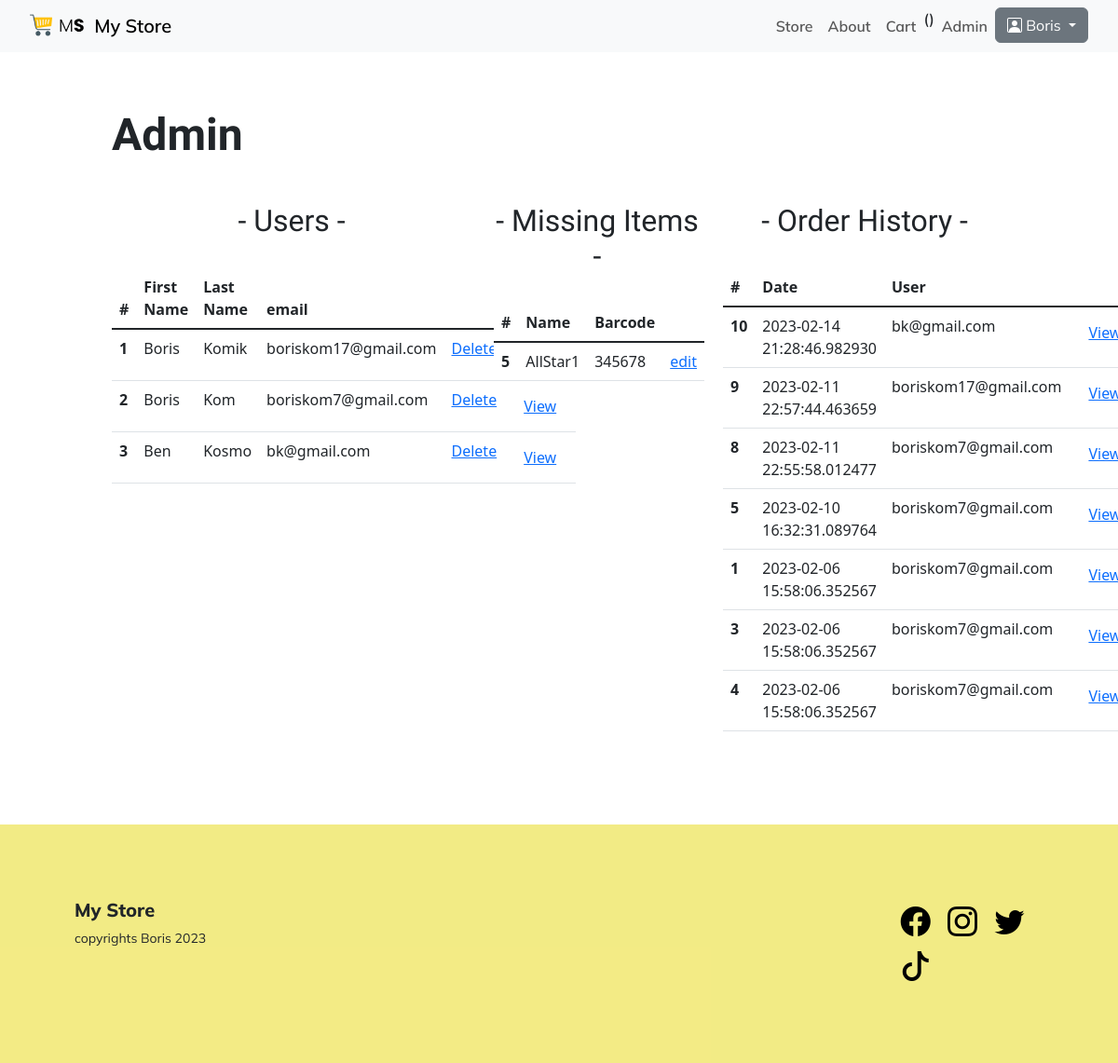
/admin (signed in), run on the app's committed database.
### main.py (models this page shows)
class User(UserMixin,db.Model):
    __tablename__ = "users"
    id = db.Column(db.Integer, primary_key=True)
    email = db.Column(db.String(100), unique=True)
    password = db.Column(db.String(100))
    first_name = db.Column(db.String(100))
    last_name = db.Column(db.String(100))
    cart_item = relationship("Cart", back_populates="customer")
    order_item = relationship("Order", back_populates="customer")
    phone = db.Column(db.String(15))
    b_day = db.Column(db.Date, nullable=False)

class Item(db.Model):
    __tablename__ = "items"
    id = db.Column(db.Integer, primary_key=True)
    name = db.Column(db.String(100), unique=True)
    barcode = db.Column(db.String(100), unique=True)
    quantity = db.Column(db.Integer)
    rating = db.Column(db.Integer)
    img_url = db.Column(db.String(250), nullable=False)
    description = db.Column(db.String(250), nullable=False)
    price = db.Column(db.Text, nullable=False)
    discount = db.Column(db.Integer)
    show = db.Column(db.Boolean)
    cart_item = relationship("Cart", back_populates="item")
    details = db.Column(db.Text, nullable=False)
    category = db.Column(db.String(250), nullable=False)

class Order(db.Model):
    __tablename__ = "orders"
    id = db.Column(db.Integer, primary_key=True)
    date = db.Column(db.DateTime, nullable=False)
    total = db.column(db.Float)
    customer_id = db.Column(db.Integer, db.ForeignKey("users.id"))
    customer = relationship("User", back_populates="order_item")
    order_item = relationship("Cart", back_populates="order")

### main.py (the view)
@app.route('/admin', methods=["GET", "POST"])
@admin_only
def admin():
    users = User.query.all()
    missing_items = Item.query.filter_by(quantity=0)
    all_items = Item.query.all()
    orders = Order.query.order_by(Order.date.desc()).all()
    carts = Cart.query.all()
    return render_template("admin.html", users=users, missing_items=missing_items, orders=orders, carts=carts, all_items=all_items)

### main.py (called while the page is built)
@login_manager.user_loader
def load_user(user_id):
    return User.query.get(int(user_id))

def admin_only(f):
    @wraps(f)
    def decorated_function(*args, **kwargs):
        if current_user.id != 2:
            return abort(403)
        return f(*args, **kwargs)
    return decorated_function

@app.template_filter()
def currencyFormat(value):
    convert = float(value.split("$")[1])
    return convert

### templates/admin.html (shortened to what this page needs)
{% include "header.html" %}
{% block content %}
<div class="page">
    <h1>Admin</h1>
    <br>
    <div class="row admin">
        <div class="col-lg-5 admin-panel">
            <h2 class="admin-panel-title">- Users -</h2>
            <br>
            <table class="table">
                <thead>
                  <tr>
                    <th scope="col">#</th>
                    <th scope="col">First Name</th>
                    <th scope="col">Last Name</th>
                    <th scope="col">email</th>
                    <th scope="col"></th>
                    <th scope="col"></th>
                  </tr>
                </thead>
                <tbody class="table-group-divider">
                {% for user in users %}
                  <tr>
                    <th scope="row">{{ user.id }}</th>
                    <td>{{ user.first_name }}</td>
                    <td>{{ user.last_name }}</td>
                    <td>{{ user.email }}</td>
                    <td><a href="{{ url_for('delete_user', user_id=user.id) }}">Delete</a></td>
                    <td><button type="button" class="btn btn-link" data-bs-toggle="modal" data-bs-target="#modal-user{{ user.id }}">View</button>
                            </div>
                        </div>
                    </td>
                  </tr>
                {% endfor %}
        <div class="col-lg-3 admin-panel">
            <h2 class="admin-panel-title">- Missing Items -</h2>
            <br>
            <table class="table">
                <thead>
                  <tr>
                    <th scope="col">#</th>
                    <th scope="col">Name</th>
                    <th scope="col">Barcode</th>
                    <th scope="col"></th>
                  </tr>
                </thead>
                <tbody class="table-group-divider">
                {% for item in missing_items %}
                  <tr>
                    <th scope="row">{{ item.id }}</th>
                    <td>{{ item.name }}</td>
                    <td>{{ item.barcode }}</td>
                    <td><a href="{{ url_for('edit_item', item_id=item.id) }}">edit</a></td>
                  </tr>
                {% endfor %}
                </tbody>
              </table>
        </div>
        <div class="col-lg-4 admin-panel">
            <h2 class="admin-panel-title">- Order History -</h2>
            <br>
            <table class="table">
                <thead>
                  <tr>
                    <th scope="col">#</th>
                    <th scope="col">Date</th>
                    <th scope="col">User</th>
                    <th scope="col"></th>
                  </tr>
                </thead>
                <tbody class="table-group-divider">
                {% for order in orders %}
                  <tr>
                    <th scope="row">{{ order.id }}</th>
                    <td>{{ order.date }}</td>
                    {% set user = users[order.customer_id-1] %}
                    <td>{{ user.email }}</td>
                    <td><button type="button" class="btn btn-link" data-bs-toggle="modal" data-bs-target="#modal-order-{{ order.id }}">View</button>
                                                    {% set total = [0] %}
                    </td>
                  </tr>
                {% endfor %}
                </tbody>
              </table>
        </div>
{% include "footer.html" %}
{% endblock %}

### templates/header.html (shortened to what this page needs)
<!doctype html>
<html lang="en">
  <head>
    <link href="https://cdn.jsdelivr.net/npm/bootstrap@5.3.0-alpha1/dist/css/bootstrap.min.css" rel="stylesheet">
    <link rel="stylesheet" href="https://cdn.jsdelivr.net/npm/bootstrap-icons@1.10.3/font/bootstrap-icons.css">
    <link rel="stylesheet" href="{{ url_for('static', filename='css/styles.css') }}">
  </head>
  <body>
  <nav class="navbar navbar-expand-lg  bg-light ">
    <div class="container-fluid">
        <a class="navbar-brand" href="{{ url_for('home') }}">
            <img src="/static/img/logo.png" alt="Logo"  height="24" class="d-inline-block align-text-top">
            My Store
        </a>
        <div class="collapse navbar-collapse justify-content-end" id="navbarNavAltMarkup">
            <div class="navbar-nav ml-auto">
                <a class="nav-link" href="{{ url_for('estore') }}">Store</a>
                <a class="nav-link" href="{{ url_for('about') }}">About</a>
                {% if current_user.is_authenticated: %}
                <a class="nav-link" href="{{ url_for('cart') }}">Cart</a>
                  {% if cart_items != 0 %}
                    <div>({{ cart_items }})</div>
                  {% endif %}
                {% endif %}
                {% if not current_user.is_authenticated: %}
                <a class="nav-link" href="{{ url_for('login') }}">Login</a>
                {% else: %}
                  {% if current_user.id == 2: %}
                  <a class="nav-link" href="{{ url_for('admin') }}">Admin</a>
                  <div class="dropdown">
                    <a class="btn btn-secondary dropdown-toggle" href="#" role="button" data-bs-toggle="dropdown" aria-expanded="false">
                      <span><i class="bi bi-person-square"></i> {{ current_user.first_name }} </span>
                    </a>
                  </div>
                  {% endif %}
                {% endif %}
            </div>
        </div>
    </div>
  </nav>

### static/css/styles.css (style rules this page uses)
body,html { height: 100vh; position: relative; min-height: 100vh; }
h1 { font-family: 'Arsenal', sans-serif; font-size: 48px; font-weight: 700; }
h2 { font-family: 'Arsenal', sans-serif; font-size: 28px; font-weight: 400; }
.navbar { padding-left: 20px; padding-right: 20px; margin-bottom: 12px; font-family: 'Mulish', sans-serif; font-size: 16px; font-weight: 600; }
.page { margin-top: 60px; width: 80%; margin-left: 10%; position: relative; min-height: 74%; }
.admin-panel { height: auto; border-radius: 6px; padding: 12px; }
.admin-panel-title { text-align: center; font-size: 32px; }

### data on the page
User: first_name "Boris", id "2", last_name "Kom", email "boriskom7@gmail.com"
User: id "1", first_name "Boris", last_name "Komik", email "boriskom17@gmail.com"
User: id "3", first_name "Ben", last_name "Kosmo", email "bk@gmail.com"
Item: id "5", name "AllStar1", barcode "345678"
Order: id "10", date "2023-02-14 21:28:46.982930"
Order: id "9", date "2023-02-11 22:57:44.463659"
Order: id "8", date "2023-02-11 22:55:58.012477"
Order: id "5", date "2023-02-10 16:32:31.089764"
Order: id "1", date "2023-02-06 15:58:06.352567"
Order: id "3", date "2023-02-06 15:58:06.352567"
Order: id "4", date "2023-02-06 15:58:06.352567"
